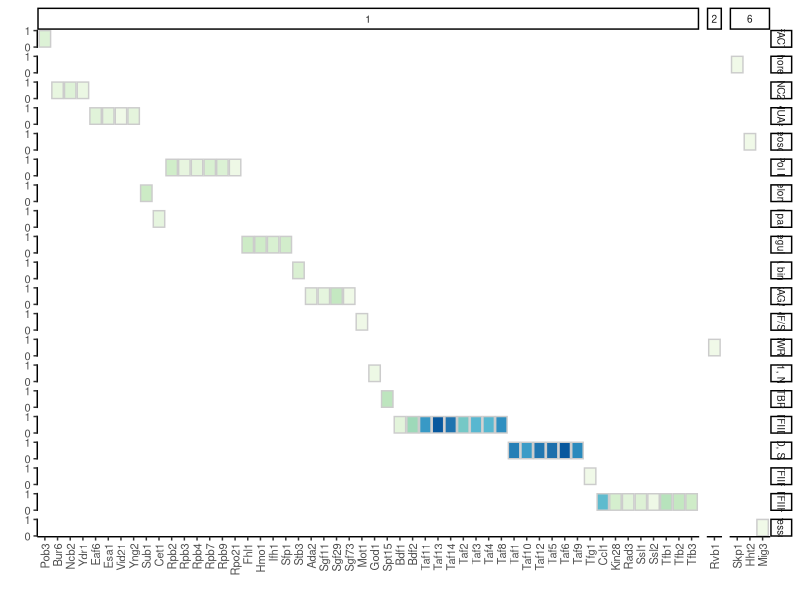

Here is the R script that generated this plot:
rm(list = ls())
library(tidyverse)

# upload gene classes (manually curated)
geneClass = read.csv("data/analysis/heatmap_clusters/TF_enrichment/sigP_TFenrichment_labels.csv")

# plot results from my TF enrichment (script: fig5_myTF_enrichment.R)
sigRes = read.csv("data/analysis/heatmap_clusters/TF_enrichment/sigP_TFenrichment.csv")
plotRes = sigRes %>% 
  dplyr::select(TF, p, cluster, logFDR, FDR) %>% 
  mutate(cluster = as.character(cluster)) %>% 
  mutate(TF = str_to_title(TF)) %>% 
  mutate(logP = -log10(p)) %>% 
  mutate(sigFDR = ifelse(FDR < 0.05, "sig", "nonSig")) %>% 
  left_join(geneClass) %>% 
  drop_na() %>% 
  mutate(combo = paste(cluster, label1, TF))
  
# plot
p = ggplot(plotRes, 
           aes(x = combo, 
               y = 1, fill = logFDR))
p + geom_bar(stat= "identity", color = "grey80") +
  theme_classic() +
  #theme(axis.text.x = element_text(angle = 45, vjust = 0.5, hjust=1))+
  scale_fill_distiller(palette = "GnBu", direction = 1, na.value = "grey80",
                       name = expression(paste(-log[10],"(FDR)"))) +
  ylab("")+
  xlab("") +
  theme(panel.background = element_rect(fill = "transparent"), # bg of the panel
        plot.background = element_rect(fill = "transparent", color = NA),
        text = element_text(size=9),
        axis.text=element_text(size=8), legend.position = "none", 
        axis.text.x = element_text(angle = 90, vjust = 0.5, hjust=1)) + 
  facet_grid(cols = vars(cluster), rows = vars(label1), scales = "free_x", space = "free_x") +
  scale_color_manual(values = c("grey50", "white")) +
  scale_x_discrete(breaks=plotRes$combo,
                     labels=plotRes$TF) +
  scale_y_continuous(breaks = scales::pretty_breaks(n = 1))
#ggsave("figures/panels/figSf/myTFenrichment_clusters.pdf", width = 16, height = 10, units = "cm")


